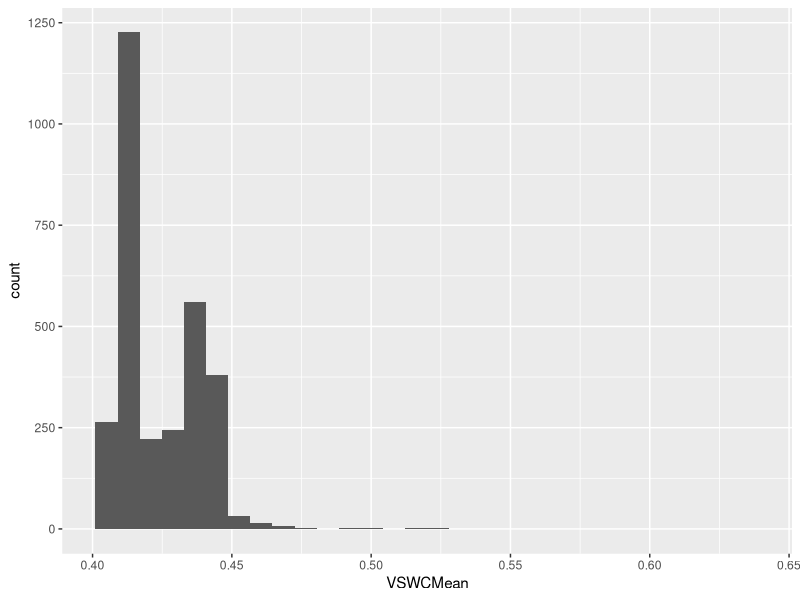

Generate this figure with R:
## ---- chunk 1
library(dplyr)
library(ggplot2)
## ---- chunk 2
soil_water <- read.csv("data/soil_water.csv")
soil_temp <- read.csv("data/soil_temp.csv")
soil_co2 <- read.csv("data/soil_co2.csv")
## ---- chunk 3
names(soil_water)
names(soil_temp)
names(soil_co2)
## ---- chunk 4
soil_water %>%
  ggplot(aes(x = VSWCMean)) +
  geom_histogram()
